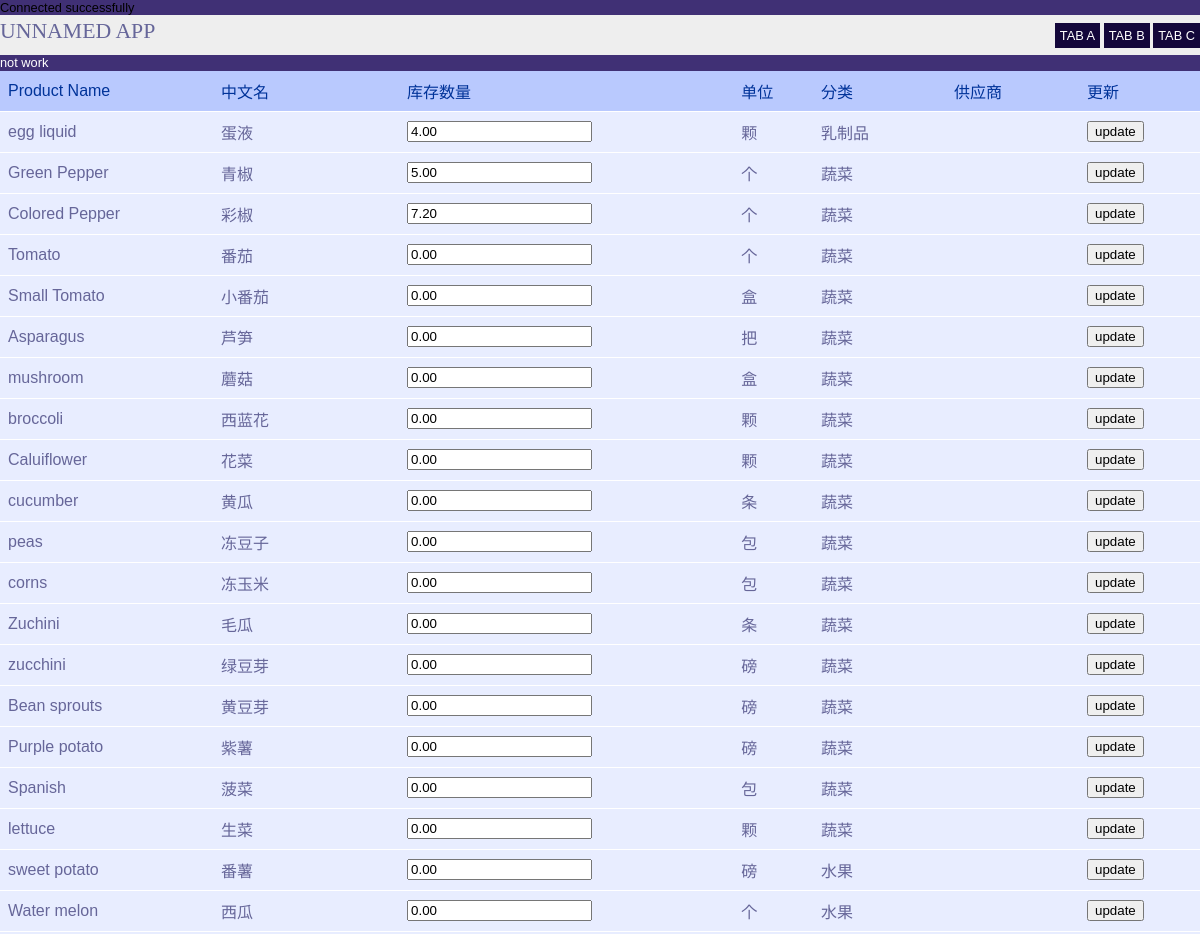
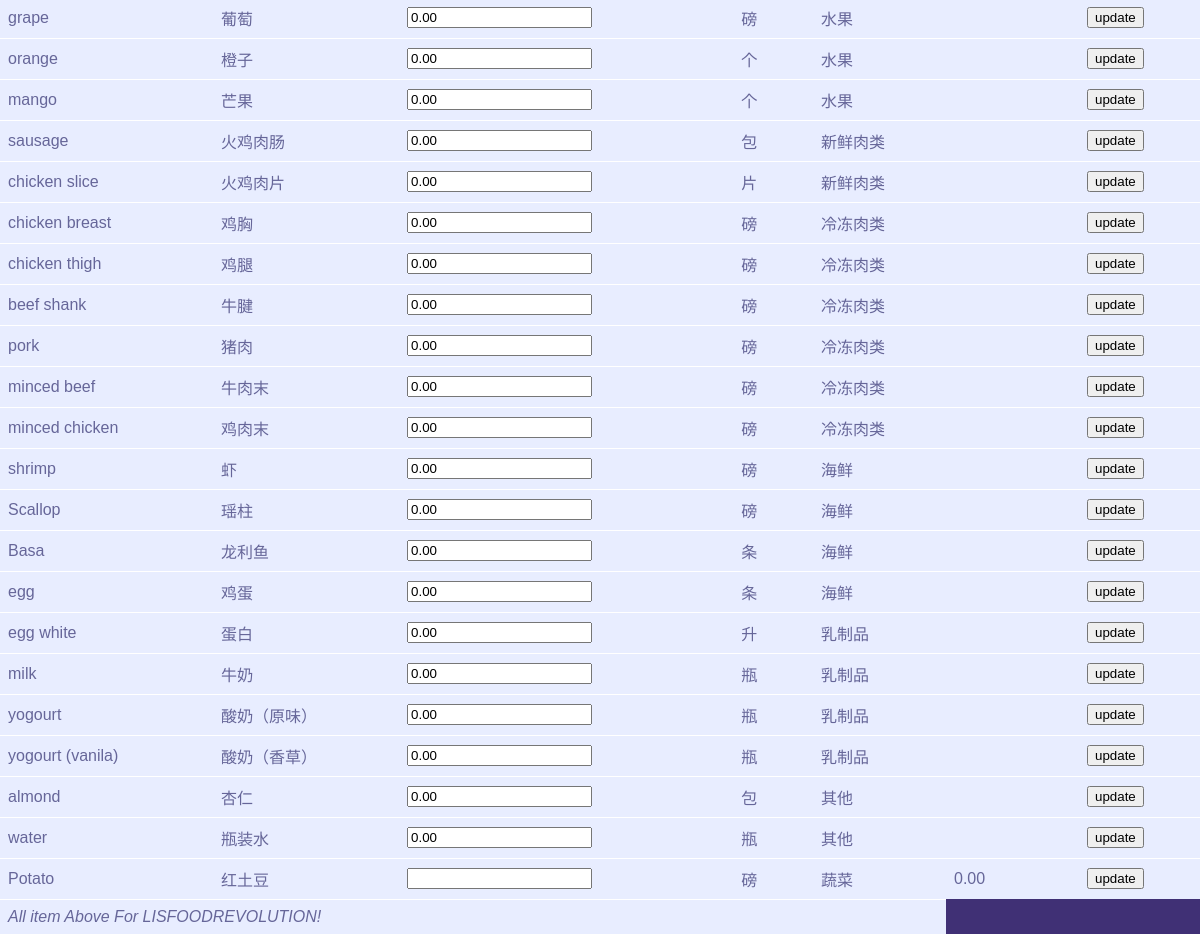
Page /inventory/inventorysummary.php on the committed database (2 pictures, top to bottom).
### tables this page shows
CREATE TABLE `product` (
  `pd_id` int(4) NOT NULL,
  `pd_cd` varchar(30) DEFAULT NULL,
  `pd_name` varchar(30) DEFAULT NULL,
  `pd_zh` text,
  `pd_unit` varchar(10) DEFAULT NULL,
  `pd_dis` tinyint(1) DEFAULT NULL,
  `pd_cost` decimal(11,2) DEFAULT NULL,
  `pd_supplier` varchar(30) DEFAULT NULL,
  `pd_category` varchar(30) DEFAULT NULL
);

CREATE TABLE `inventory` (
  `id` int(11) NOT NULL,
  `pd_cd` varchar(30) NOT NULL,
  `targetlevel` decimal(11,2) NOT NULL,
  `onorder` decimal(11,2) NOT NULL,
  `minorderquantity` decimal(11,2) NOT NULL,
  `available` decimal(11,2) NOT NULL,
  `belowtargetlevel` decimal(11,2) NOT NULL
);

### public_html/inventory/inventorysummary.php (the view, shortened to what this page needs)
<?php
  include_once "connection.php";
?>
<!DOCTYPE html>
<html>
	<head>
    <link rel="stylesheet" href="../css/style.css" type="text/css" />
	</head>
	<body>
    <div id="page">
		  <?php include ('../header.php'); ?>
		<table id="rounded-corner" summary="Bookmarks Table">
			<thead>
				<tr>
					<th scope="col" class="rounded-q1">Product Name</th>
					<th scope="col" class="rounded-q2">中文名</th>
          <th scope="col" class="rounded-q3">库存数量</th>
					<th scope="col" class="rounded-q4">单位</th>
					<th scope="col" class="rounded-q5">分类</th>
          <th scope="col" class="rounded-q6">供应商</th>
          <th scope="col" class="rounded-q7"></th>
          <th scope="col" class="rounded-q8">更新</th>
				</tr>
			</thead>
				<tfoot>
				<tr>
					<td colspan="4" class="rounded-foot-left"><em id = "time">
						All item Above For LISFOODREVOLUTION!</em></td>
					<td class="rounded-foot-right">&nbsp;</td>
				</tr>
			</tfoot>
			<tbody>
				<?php
          $sql1 = "SELECT * FROM `product` left join inventory on product.pd_cd = inventory.pd_cd";
          $result = $conn->query($sql1);
          if ($result->num_rows > 0) {
              while($row = $result->fetch_assoc())
              {
                echo '<form action=inventorySummary.php method=post>';
                echo '
                  <tr>
                    <td>'.$row['pd_name'].' </td>
                    <td>'.$row['pd_zh'].' </td>
                    <td>'.'<input type = text name= available  value='.$row['available'].'> </td>
                    <td>'.$row['pd_unit'].' </td>
                    <td>'.$row['pd_category'].' </td>
                    <td>'.$row['pd_supplier'].'</td>
                    <td>'.'<input type = hidden name= hidden  value='.$row["pd_id"].'></td>
                    <td><input type = submit name= update value= "update" >
                    </td>
                  </tr>';
                echo '</form>';
              }
          } else
              echo "0 results";
				?>
			</tbody>
		</table>
	</body>
</html>

### public_html/css/style.css (style rules this page uses)
body { font-family: arial; font-size: 80%; line-height: 1.2em; width: 100%; margin: 0; background: #403075; }
#page { max-width: : 1200px; color: white; }
#rounded-corner { font-family: "Lucida Sans Unicode", "Lucida Grande", Sans-Serif; font-size: medium; width: 100%; text-align: left; border-collapse: collapse; }
#rounded-corner thead th.rounded-q4 { background: #b9c9fe url('right.png') right -1px no-repeat; }
#rounded-corner th { padding: 8px; font-weight: normal; font-size: medium; color: #039; background: #b9c9fe; }
#rounded-corner td { padding: 8px; background: #e8edff; border-top: 1px solid #fff; color: #669; }
#rounded-corner tfoot td.rounded-foot-left { background: #e8edff url('botleft.png') left bottom no-repeat; }
#rounded-corner tfoot td.rounded-foot-right { background: #e8edff url('botright.png') right bottom no-repeat; }

### rows in the picture
product: pd_name "egg liquid", pd_zh "蛋液", available "4.00", pd_unit "颗", pd_category "乳制品"
product: pd_name "Green Pepper", pd_zh "青椒", available "5.00", pd_unit "个", pd_category "蔬菜"
product: pd_name "Colored Pepper", pd_zh "彩椒", available "7.20", pd_unit "个", pd_category "蔬菜"
product: pd_name "Tomato", pd_zh "番茄", available "0.00", pd_unit "个", pd_category "蔬菜"
product: pd_name "Small Tomato", pd_zh "小番茄", available "0.00", pd_unit "盒", pd_category "蔬菜"
product: pd_name "Asparagus", pd_zh "芦笋", available "0.00", pd_unit "把", pd_category "蔬菜"
product: pd_name "mushroom", pd_zh "蘑菇", available "0.00", pd_unit "盒", pd_category "蔬菜"
product: pd_name "broccoli", pd_zh "西蓝花", available "0.00", pd_unit "颗", pd_category "蔬菜"
product: pd_name "Caluiflower", pd_zh "花菜", available "0.00", pd_unit "颗", pd_category "蔬菜"
product: pd_name "cucumber", pd_zh "黄瓜", available "0.00", pd_unit "条", pd_category "蔬菜"
product: pd_name "peas", pd_zh "冻豆子", available "0.00", pd_unit "包", pd_category "蔬菜"
product: pd_name "corns", pd_zh "冻玉米", available "0.00", pd_unit "包", pd_category "蔬菜"
product: pd_name "Zuchini", pd_zh "毛瓜", available "0.00", pd_unit "条", pd_category "蔬菜"
product: pd_name "zucchini", pd_zh "绿豆芽", available "0.00", pd_unit "磅", pd_category "蔬菜"
product: pd_name "Bean sprouts", pd_zh "黄豆芽", available "0.00", pd_unit "磅", pd_category "蔬菜"
product: pd_name "Purple potato", pd_zh "紫薯", available "0.00", pd_unit "磅", pd_category "蔬菜"
product: pd_name "Spanish", pd_zh "菠菜", available "0.00", pd_unit "包", pd_category "蔬菜"
product: pd_name "lettuce", pd_zh "生菜", available "0.00", pd_unit "颗", pd_category "蔬菜"
product: pd_name "sweet potato", pd_zh "番薯", available "0.00", pd_unit "磅", pd_category "水果"
product: pd_name "Water melon", pd_zh "西瓜", available "0.00", pd_unit "个", pd_category "水果"
product: pd_name "grape", pd_zh "葡萄", available "0.00", pd_unit "磅", pd_category "水果"
product: pd_name "orange", pd_zh "橙子", available "0.00", pd_unit "个", pd_category "水果"
product: pd_name "mango", pd_zh "芒果", available "0.00", pd_unit "个", pd_category "水果"
product: pd_name "sausage", pd_zh "火鸡肉肠", available "0.00", pd_unit "包", pd_category "新鲜肉类"
product: pd_name "chicken slice", pd_zh "火鸡肉片", available "0.00", pd_unit "片", pd_category "新鲜肉类"
product: pd_name "chicken breast", pd_zh "鸡胸", available "0.00", pd_unit "磅", pd_category "冷冻肉类"
product: pd_name "chicken thigh", pd_zh "鸡腿", available "0.00", pd_unit "磅", pd_category "冷冻肉类"
product: pd_name "beef shank", pd_zh "牛腱", available "0.00", pd_unit "磅", pd_category "冷冻肉类"
product: pd_name "pork", pd_zh "猪肉", available "0.00", pd_unit "磅", pd_category "冷冻肉类"
product: pd_name "minced beef", pd_zh "牛肉末", available "0.00", pd_unit "磅", pd_category "冷冻肉类"
product: pd_name "minced chicken", pd_zh "鸡肉末", available "0.00", pd_unit "磅", pd_category "冷冻肉类"
product: pd_name "shrimp", pd_zh "虾", available "0.00", pd_unit "磅", pd_category "海鲜"
product: pd_name "Scallop", pd_zh "瑶柱", available "0.00", pd_unit "磅", pd_category "海鲜"
product: pd_name "Basa", pd_zh "龙利鱼", available "0.00", pd_unit "条", pd_category "海鲜"
product: pd_name "egg", pd_zh "鸡蛋", available "0.00", pd_unit "条", pd_category "海鲜"
product: pd_name "egg white", pd_zh "蛋白", available "0.00", pd_unit "升", pd_category "乳制品"
product: pd_name "milk", pd_zh "牛奶", available "0.00", pd_unit "瓶", pd_category "乳制品"
product: pd_name "yogourt", pd_zh "酸奶（原味）", available "0.00", pd_unit "瓶", pd_category "乳制品"
product: pd_name "yogourt (vanila)", pd_zh "酸奶（香草）", available "0.00", pd_unit "瓶", pd_category "乳制品"
product: pd_name "almond", pd_zh "杏仁", available "0.00", pd_unit "包", pd_category "其他"
product: pd_name "water", pd_zh "瓶装水", available "0.00", pd_unit "瓶", pd_category "其他"
product: pd_name "Potato", pd_zh "红土豆", pd_unit "磅", pd_category "蔬菜", pd_supplier "0.00"
